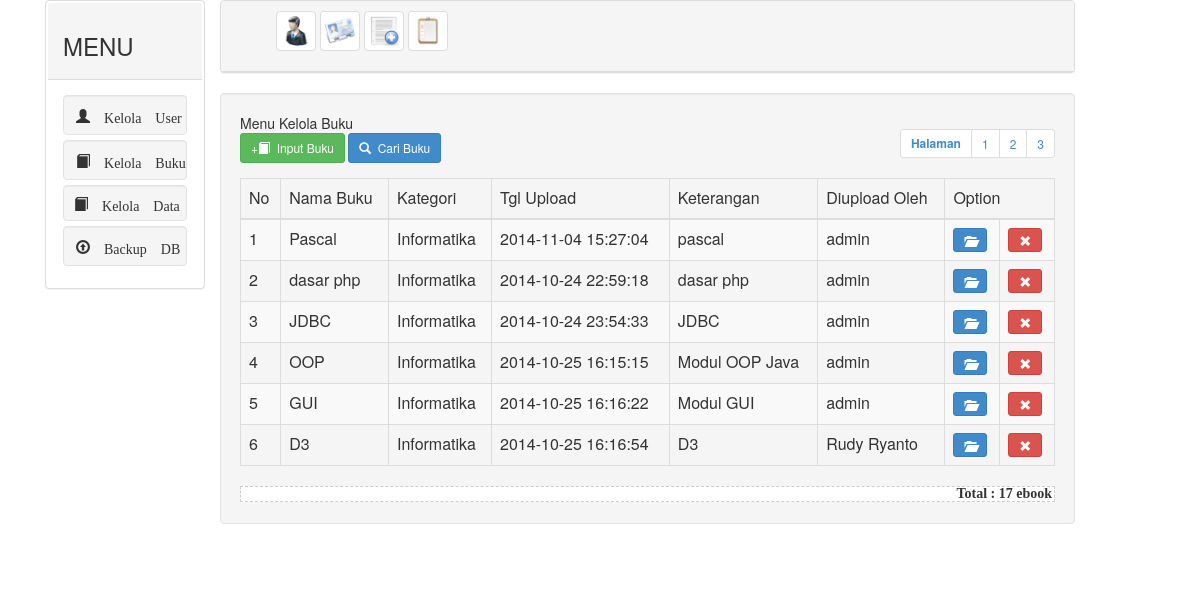
The app's page /admin/admin.php?hal=kelolabuku with its own data.
### tables this page shows
CREATE TABLE `tb_file` (
  `id_file` int(11) NOT NULL AUTO_INCREMENT,
  `id_user` int(11) NOT NULL,
  `judul_file` varchar(35) NOT NULL,
  `kategori` text NOT NULL,
  `isi_file` text NOT NULL,
  `deskripsi` text NOT NULL,
  `tgl_upload` datetime NOT NULL,
  PRIMARY KEY (`id_file`)
);

CREATE TABLE `tb_user` (
  `id_user` int(11) NOT NULL AUTO_INCREMENT,
  `level` int(2) NOT NULL,
  `nama` varchar(30) NOT NULL,
  `npm` varchar(12) NOT NULL,
  `tempat` text NOT NULL,
  `tgl` text NOT NULL,
  `fakultas` text NOT NULL,
  `prodi` text NOT NULL,
  `jenis_kelamin` enum('L','P') NOT NULL,
  `syarat` enum('Y') NOT NULL,
  `foto` text NOT NULL,
  PRIMARY KEY (`id_user`)
);

### admin/data.php (the view, shortened to what this page needs)
<link rel="stylesheet" href="pengaturan/css/bootstrap.min.css" />
<?php
include "../aksi/func.halaman.php";
$page = 1;
$dataPerPage = 6;
$table = 'tb_file';
$dataTable = getTableData($table, $page, $dataPerPage);
?>
<table width="600" border="0" class="table table-responsive table-hover table-striped table-bordered">
    <thead>
    <tr><td >No</td>
    <td >Nama Buku</td>
    <td >Kategori</td>
    <td >Tgl Upload</td>
    <td >Keterangan</td>
    <td >Diupload Oleh</td>
    <td colspan="3">Option</td></tr>
  </thead>
    <?php
    foreach ($dataTable as $i => $data)
    {
        $no = ($i + 1) + (($page - 1) * $dataPerPage);
        echo '<tr>
                <td>'.$no.'</td>
                <td>'.$data['judul_file'].'</td>
				<td>'.$data['kategori'].'</td>
				<td>'.$data['tgl_upload'].'</td>
				<td>'.$data['deskripsi'].'</td>';
				$id_user = $data['id_user'];
		$queryuser = "SELECT * FROM tb_user WHERE id_user ='$id_user'";
		$ambil = mysql_query($queryuser);
		while($tampilkanuser = mysql_fetch_array($ambil)){
		echo '<td>'.$tampilkanuser['nama'].'</td>';
		}
		?>
         <td><a href="../aksi/bacaebookn.php?id=<?php echo $data['id_file']; ?>"><button type="button" class="btn btn-primary btn-sm" title="Baca"><span class="glyphicon glyphicon-folder-open"></span></button></a></td>
    <td><a href="../aksi/adm_hapus_ebook.php?id=<?php echo $data['id_file'];?>"><button type="button" class="btn btn-danger btn-sm" name="id" id="id"><span class="glyphicon glyphicon-remove"></span></button></a></td>
		<?php
        echo '</tr>';
    }
    ?>
</table>

### records on screen
tb_file: no "1", judul_file "Pascal", kategori "Informatika", tgl_upload "2014-11-04 15:27:04", deskripsi "pascal"
tb_user: nama "admin"
tb_file: no "2", judul_file "dasar php", kategori "Informatika", tgl_upload "2014-10-24 22:59:18", deskripsi "dasar php"
tb_file: no "3", judul_file "JDBC", kategori "Informatika", tgl_upload "2014-10-24 23:54:33", deskripsi "JDBC"
tb_file: no "4", judul_file "OOP", kategori "Informatika", tgl_upload "2014-10-25 16:15:15", deskripsi "Modul OOP Java"
tb_file: no "5", judul_file "GUI", kategori "Informatika", tgl_upload "2014-10-25 16:16:22", deskripsi "Modul GUI"
tb_file: no "6", judul_file "D3", kategori "Informatika", tgl_upload "2014-10-25 16:16:54", deskripsi "D3"
tb_user: nama "Rudy Ryanto"

### other values on screen
$j "Menu Kelola Buku"
$total "17"
